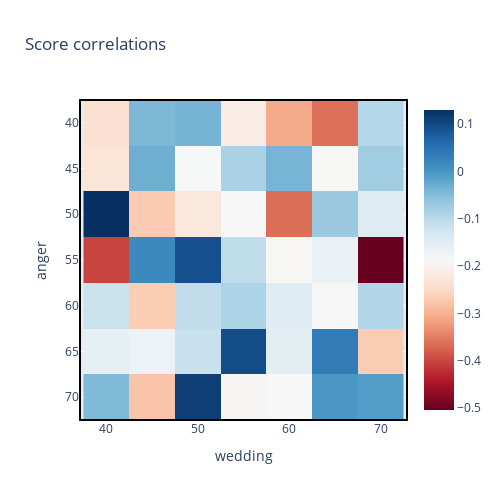

Here is the notebook cell this chart was saved with:
### Code cell
# Create a single heatmap for the left plot
fig = go.Figure()

# Add the heatmap trace for the left plot
fig.add_trace(go.Heatmap(
    z=correlations[:13, :13], 
    x=scales, 
    y=scales, 
    colorscale="RdBu", 
    zmid=0, 
    colorbar=dict(title=""), 
    zmin=min_correlation, 
    zmax=max_correlation
))

# Update axes titles and y-axis range
fig.update_xaxes(title_text=feature_descriptions[1], scaleanchor="y", scaleratio=1)
fig.update_yaxes(title_text=feature_descriptions[0], autorange='reversed', scaleanchor="x", scaleratio=1)

# Add a border around the heatmap
fig.add_shape(type="rect",
              x0=0, x1=1, y0=0, y1=1,
              line=dict(color="Black", width=2),
              xref="paper", yref="paper")

# Update layout with title
fig.update_layout(
    title_text="Score correlations",
    autosize=False,
    width=500,  # Set the width to a fixed size
    height=500  # Set the height to a fixed size
)

# Show the plot
fig.show()
fig.write_image(f"{save_dir}/correlations.png")

### Figure 1 — Plotly figure (JSON) as saved in the notebook; plotly's stock layout.template omitted (floating-point values rounded to 4 significant figures)
{"data": [{"colorbar": {"title": {"text": ""}}, "colorscale": [[0, "rgb(103,0,31)"], [0.1, "rgb(178,24,43)"], [0.2, "rgb(214,96,77)"], [0.3, "rgb(244,165,130)"], [0.4, "rgb(253,219,199)"], [0.5, "rgb(247,247,247)"], [0.6, "rgb(209,229,240)"], [0.7, "rgb(146,197,222)"], [0.8, "rgb(67,147,195)"], [0.9, "rgb(33,102,172)"], [1, "rgb(5,48,97)"]], "type": "heatmap", "x": [40, 45, 50, 55, 60, 65, 70], "y": [40, 45, 50, 55, 60, 65, 70], "z": [[-0.2363, -0.04352, -0.03784, -0.2121, -0.3078, -0.3629, -0.09398], [-0.2291, -0.03108, -0.1864, -0.08496, -0.03899, -0.1882, -0.07581], [0.1297, -0.27, -0.2212, -0.1878, -0.3636, -0.06926, -0.1452], [-0.4021, 0.01637, 0.09175, -0.1062, -0.1899, -0.1659, -0.5042], [-0.1165, -0.2669, -0.1077, -0.0879, -0.1496, -0.1892, -0.09256], [-0.1583, -0.1685, -0.1155, 0.09728, -0.1541, 0.03731, -0.2688], [-0.04643, -0.2772, 0.1124, -0.1915, -0.1872, -0.003148, -0.01024]], "zmax": 0.1297, "zmid": 0, "zmin": -0.5042}], "layout": {"autosize": false, "height": 500, "shapes": [{"line": {"color": "Black", "width": 2}, "type": "rect", "x0": 0, "x1": 1, "xref": "paper", "y0": 0, "y1": 1, "yref": "paper"}], "title": {"text": "Score correlations"}, "width": 500, "xaxis": {"scaleanchor": "y", "scaleratio": 1, "title": {"text": "wedding"}}, "yaxis": {"autorange": "reversed", "scaleanchor": "x", "scaleratio": 1, "title": {"text": "anger"}}}}
